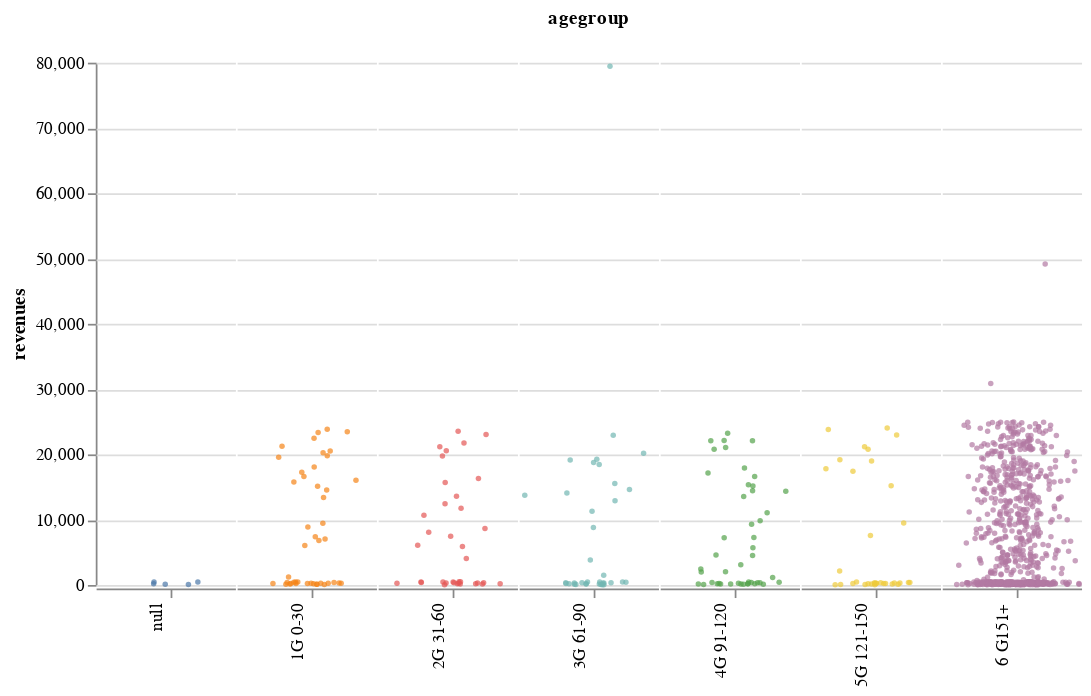

This figure's notebook cell:
### Markdown cell above
A strip plot is a great way to visualize all of the data points by segments.
As you can see below this graph highlights 151+ as the largest category. Several low dollar accounts and some high dollar accou

### Code cell
stripplot =  alt.Chart(dflm, width=80).mark_circle(size=10).encode(
    x=alt.X(
        'jitter:Q',
        title=None,
        axis=alt.Axis(values=[0], ticks=True, grid=False, labels=False),
        scale=alt.Scale(),
    ),
    y=alt.Y('revenues:Q'),
    color=alt.Color('agegroup:N', legend=None),
    column=alt.Column(
        'agegroup:N',
        header=alt.Header(
            labelAngle=-90,
            titleOrient='top',
            labelOrient='bottom',
            labelAlign='right',
            labelPadding=3,
        ),
   ),
).transform_calculate(
    #Generate Gaussian jitter with a Box-Muller transform
    jitter='sqrt(-2*log(random()))*cos(2*PI*random())'
).configure_facet(
    spacing=0
).configure_view(
    stroke=None
)

stripplot

### Figure 1 — Vega-Lite specification as saved in the notebook (floating-point values rounded to 4 significant figures; data arrays with more than 128 entries replaced by an {"elided": "..."} marker saying what was removed)
{"config": {"view": {"continuousWidth": 400, "continuousHeight": 300, "stroke": null}, "facet": {"spacing": 0}}, "data": {"name": "data-0d9d4c70c17fe2672e4276bd83e766bd"}, "mark": {"type": "circle", "size": 10}, "encoding": {"color": {"type": "nominal", "field": "agegroup", "legend": null}, "column": {"type": "nominal", "field": "agegroup", "header": {"labelAlign": "right", "labelAngle": -90, "labelOrient": "bottom", "labelPadding": 3, "titleOrient": "top"}}, "x": {"type": "quantitative", "axis": {"grid": false, "labels": false, "ticks": true, "values": [0]}, "field": "jitter", "scale": {}, "title": null}, "y": {"type": "quantitative", "field": "revenues"}}, "transform": [{"calculate": "sqrt(-2*log(random()))*cos(2*PI*random())", "as": "jitter"}], "width": 80, "$schema": "https://vega.github.io/schema/vega-lite/v4.8.1.json", "datasets": {"data-0d9d4c70c17fe2672e4276bd83e766bd": {"elided": "983 records"}}}
